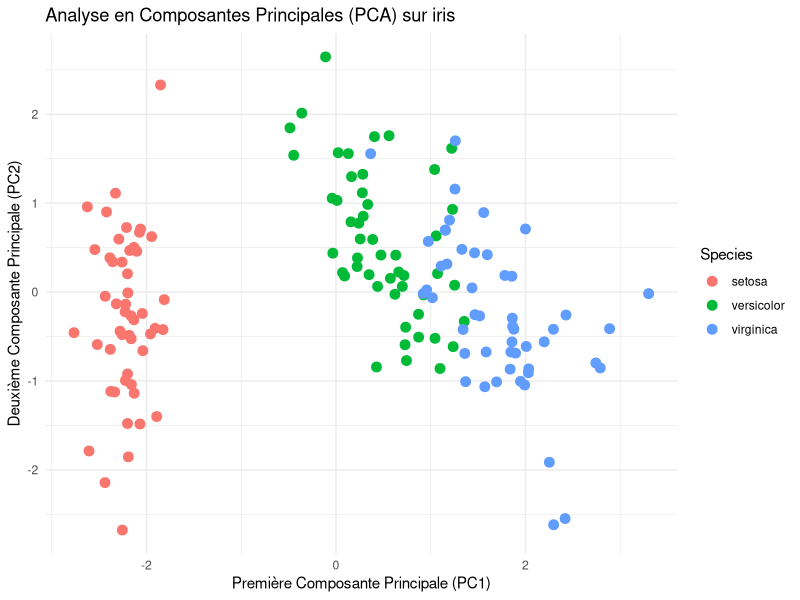

Write the R code that produced this figure.
#===============================================================================
#                                    PCA                                       #
#===============================================================================
#-------------------------------------Iris--------------------------------------

# Charger les packages nécessaires
library(ggplot2)

# Charger le jeu de données iris
data(iris)

# Sélectionner les variables explicatives (les mesures de la fleur)
X <- iris[, 1:4]

# Standardisation des données
scaled_X <- scale(X)

# Calculer la PCA
pca_result <- prcomp(scaled_X, center = TRUE, scale. = TRUE)
pca_result

# Extraire les composantes principales pour chaque observation
pca_data <- as.data.frame(pca_result$x[, 1:2])
pca_data

# Ajouter la colonne 'Species' pour la couleur
pca_data$Species <- iris$Species
pca_data

# Créer le graphique en utilisant ggplot2
ggplot(pca_data, aes(x = PC1, y = PC2, color = Species)) +
  geom_point(size = 3) +
  labs(title = "Analyse en Composantes Principales (PCA) sur iris",
       x = "Première Composante Principale (PC1)",
       y = "Deuxième Composante Principale (PC2)") +
  theme_minimal()

rm(iris,pca_data,pca_result,scaled_X,X)
